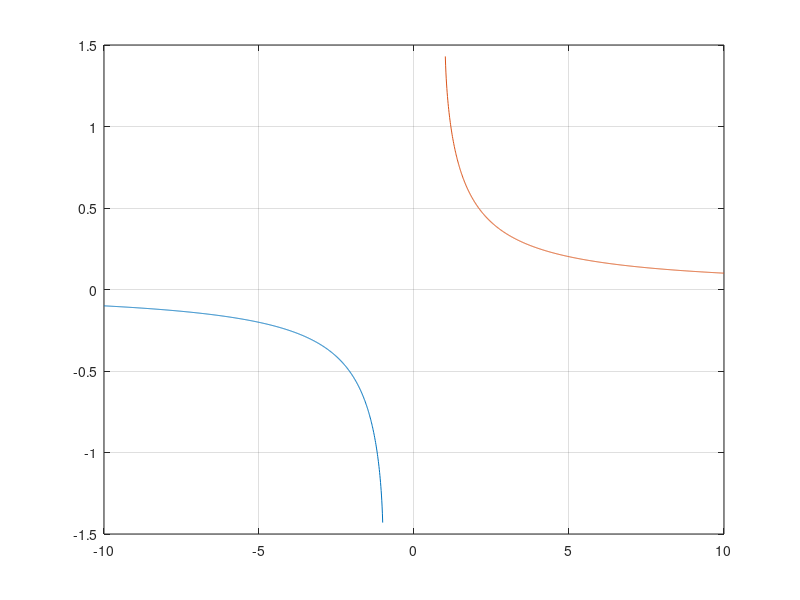

The MATLAB source for this figure:
% Regression test function (black blox) for FreeMat v svn
% This function is autogenerated by helpgen.
function bbtest_success = bbtest_acsc
  bbtest_success = 1;
NumErrors = 0;
try
  x1 = -10:.01:-1.01;

catch
  NumErrors = NumErrors + 1;
end
try
  x2 = 1.01:.01:10;

catch
  NumErrors = NumErrors + 1;
end
try
  plot(x1,acsc(x1),x2,acsc(x2)); grid('on');

catch
  NumErrors = NumErrors + 1;
end
try
  mprint('acscplot');

catch
  NumErrors = NumErrors + 1;
end
if (NumErrors ~= 0) bbtest_success = 0; return; end
